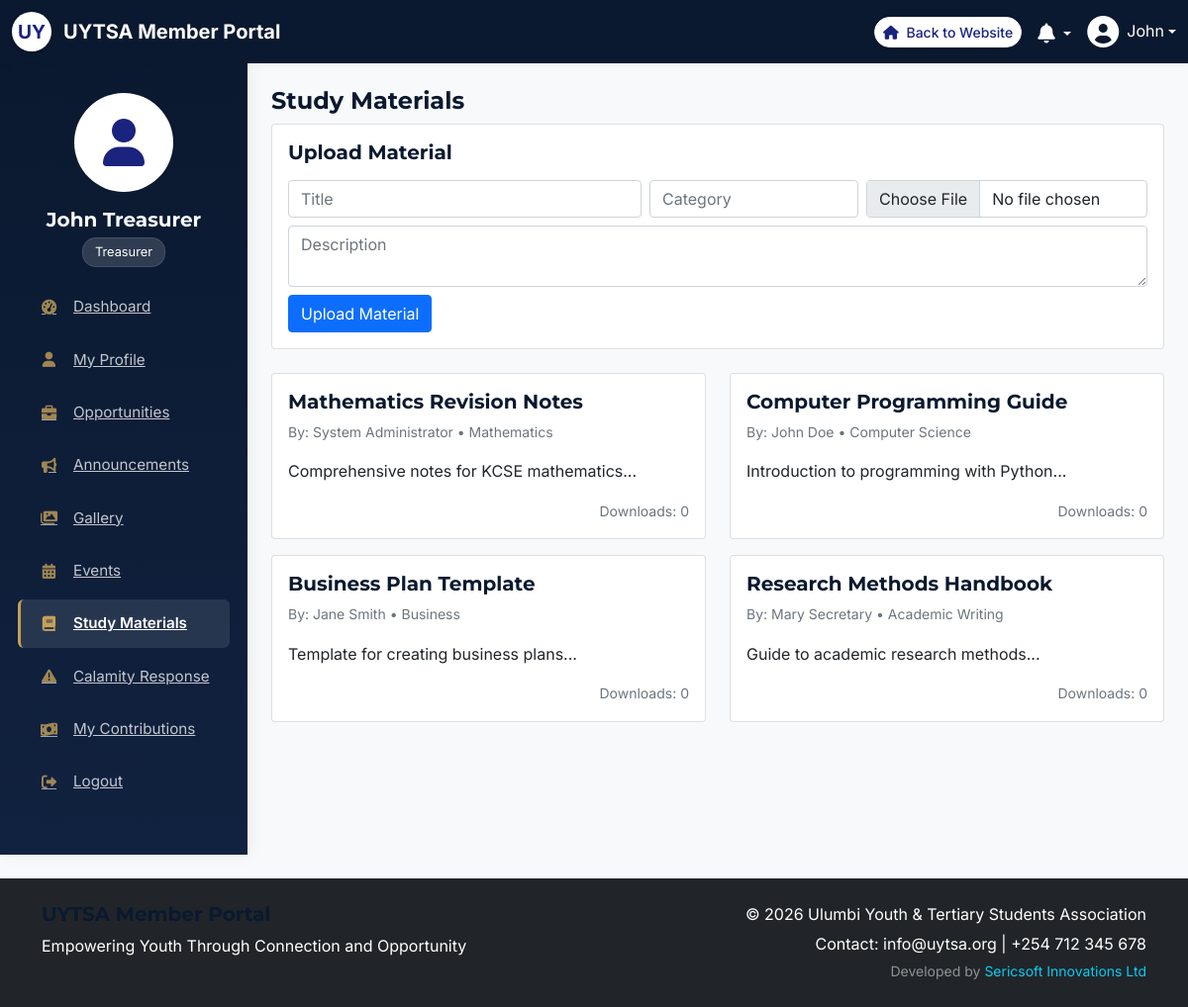
Screenshot of /user/study-materials.php (signed in) with the database file from the repository.
### tables this page shows
CREATE TABLE study_materials (
    id INT PRIMARY KEY AUTO_INCREMENT,
    title VARCHAR(255) NOT NULL,
    description TEXT,
    file_path VARCHAR(255),
    category VARCHAR(100),
    uploaded_by INT,
    downloads INT DEFAULT 0,
    created_at TIMESTAMP DEFAULT CURRENT_TIMESTAMP,
    FOREIGN KEY (uploaded_by) REFERENCES users(id) ON DELETE SET NULL
);

CREATE TABLE users (
    id INT PRIMARY KEY AUTO_INCREMENT,
    username VARCHAR(50) UNIQUE NOT NULL,
    email VARCHAR(100) UNIQUE NOT NULL,
    password VARCHAR(255) NOT NULL,
    full_name VARCHAR(100) NOT NULL,
    role ENUM('member', 'Patron', 'Chairperson', 'Vice_Chairperson', 'Secretary_General', 'Treasurer', 'Organizing_Secretary', 'Publicity_Officer', 'NextGen_Docket') DEFAULT 'member',
    phone VARCHAR(20),
    institution VARCHAR(100),
    course VARCHAR(100),
    year_of_study VARCHAR(20),
    graduation_year INT,
    profile_image VARCHAR(255),
    bio TEXT,
    status ENUM('active', 'inactive', 'alumni') DEFAULT 'active',
    is_approved TINYINT(1) DEFAULT 0,
    registration_date TIMESTAMP DEFAULT CURRENT_TIMESTAMP,
    last_login TIMESTAMP NULL,
    reset_token VARCHAR(255),
    reset_expiry TIMESTAMP NULL
);

### user/study-materials.php (the view, shortened to what this page needs)
<?php
$conn = getDBConnection();
$materials = $conn->query("SELECT m.*, u.full_name FROM study_materials m LEFT JOIN users u ON m.uploaded_by = u.id ORDER BY created_at DESC");
?>
<!DOCTYPE html>
<html lang="en">
<head>
    <link href="https://cdn.jsdelivr.net/npm/bootstrap@5.1.3/dist/css/bootstrap.min.css" rel="stylesheet">
    <link href="https://cdnjs.cloudflare.com/ajax/libs/font-awesome/6.0.0/css/all.min.css" rel="stylesheet">
    <link href="../assets/css/modern.css" rel="stylesheet">
    <link href="css/user.css" rel="stylesheet">
</head>
<body>
    <?php include 'header.php'; ?>
    <div class="dashboard-row">
            <?php include 'sidebar.php'; ?>
            <div class="dashboard-main-content">
                 <div class="p-4 w-100">
                <h4>Study Materials</h4>
                <div class="card mb-4">
                    <div class="card-body">
                        <h5 class="mb-3">Upload Material</h5>
                        <form method="post" enctype="multipart/form-data">
                            <div class="row g-2">
                                <div class="col-md-5">
                                    <input class="form-control" type="text" name="title" placeholder="Title" required>
                                </div>
                                <div class="col-md-3">
                                    <input class="form-control" type="text" name="category" placeholder="Category">
                                </div>
                                <div class="col-md-4">
                                    <input type="file" name="material_file" class="form-control" required>
                                </div>
                                <div class="col-12 mt-2">
                                    <textarea class="form-control" name="description" placeholder="Description"></textarea>
                                </div>
                                <div class="col-12 mt-2">
                                    <button class="btn btn-primary" name="upload_material">Upload Material</button>
                                </div>
                            </div>
                        </form>
                    </div>
                </div>
                <div class="row">
                    <?php if ($materials->num_rows > 0): ?>
                        <?php while ($m = $materials->fetch_assoc()): ?>
                        <div class="col-md-6 mb-3">
                            <div class="card material-card">
                                <div class="card-body d-flex flex-column">
                                    <h5><?php echo htmlspecialchars($m['title']); ?></h5>
                                    <p class="small text-muted">By: <?php echo htmlspecialchars($m['full_name'] ?? 'N/A'); ?> • <?php echo htmlspecialchars($m['category']); ?></p>
                                    <p class="flex-grow-1"><?php echo htmlspecialchars(substr($m['description'], 0, 120)); ?>...</p>
                                    <div class="d-flex justify-content-between align-items-center">
                                        <small class="text-muted">Downloads: <?php echo (int)$m['downloads']; ?></small>
                                    </div>
                                </div>
                            </div>
                        </div>
                        <?php endwhile; ?>
                    <?php else: ?>
                        <div class="col-12">
                            <div class="alert alert-info">No study materials found. Upload the first one.</div>
                        </div>
                    <?php endif; ?>
                </div>
            </div>
        </div>
    </div>
    <?php include 'footer.php'; ?>
</div></body>
</html>

### assets/css/modern.css (style rules this page uses)
:root { --corporate-navy: #0a192f; --corporate-blue: #112240; --corporate-accent: #c5a059; --corporate-accent-hover: #d4af37; --corporate-light: #f8f9fa; --corporate-dark: #212529; --corporate-gray: #8892b0; --corporate-border: #e2e8f0; --font-primary: 'Inter', sans-serif; --font-heading: 'Montserrat', sans-serif; --shadow-sm: 0 1px 2px 0 rgba(0, 0, 0, 0.05); --shadow-md: 0 4px 6px -1px rgba(0, 0, 0, 0.1), 0 2px 4px -1px rgba(0, 0, 0, 0.06); --shadow-lg: 0 10px 15px -3px rgba(0, 0, 0, 0.1), 0 4px 6px -2px rgba(0, 0, 0, 0.05); --shadow-premium: 0 20px 25px -5px rgba(0, 0, 0, 0.1), 0 10px 10px -5px rgba(0, 0, 0, 0.04); }
body { font-family: var(--font-primary); color: var(--corporate-dark); background-color: var(--corporate-light); line-height: 1.6; }
h1, h2, h3, h4, h5, h6 { font-family: var(--font-heading); font-weight: 700; color: var(--corporate-navy); }

### user/css/user.css (style rules this page uses)
:root { --sidebar-width: 250px; --primary-color: var(--corporate-navy); --secondary-color: var(--corporate-blue); --accent-color: var(--corporate-accent); }
body { background-color: var(--corporate-light); font-family: var(--font-primary); }
.dashboard-row { display: flex; }
.dashboard-main-content { width: calc(100% - var(--sidebar-width)); display: block; }

### user/study-materials.php (style rules this page uses)
.material-card { min-height: 160px; }

### rows the page displays
study_materials: title "Mathematics Revision Notes", uploaded_by.full_name "System Administrator", category "Mathematics", description "Comprehensive notes for KCSE mathematics", downloads "0"
study_materials: title "Computer Programming Guide", uploaded_by.full_name "John Doe", category "Computer Science", description "Introduction to programming with Python", downloads "0"
study_materials: title "Business Plan Template", uploaded_by.full_name "Jane Smith", category "Business", description "Template for creating business plans", downloads "0"
study_materials: title "Research Methods Handbook", uploaded_by.full_name "Mary Secretary", category "Academic Writing", description "Guide to academic research methods", downloads "0"

### other values shown
explode(' ', trim($_SESSION['full_name'] ?? ''))[0] "John"
$institution ?: $full_name "John Treasurer"
$role "Treasurer"
